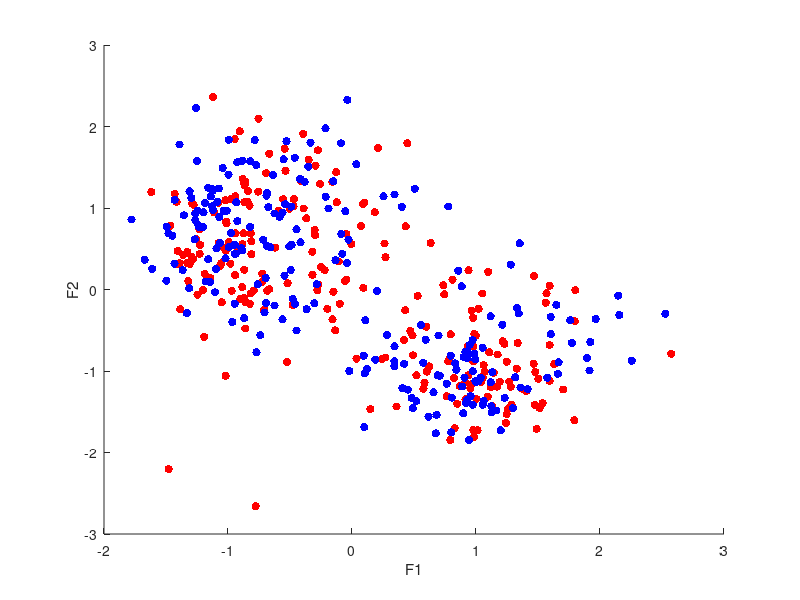

The MATLAB script that drew this image:
clear all
close all
load('formantdata.mat')

[numRowsD, numColsD] = size(D);

colD1 = D(:,1);
colD2 = D(:,end);

%-------------------------- K-Means Clustering --------------------------%
% x = 0;
% y = numRowsD;
r1 = 100;
r2 = 350;
% while r1==r2
%     r1 = floor((y-x).*rand(1,1) + x);
%     r2 = floor((y-x).*rand(1,1) + x);
% end

% initial random means
m1 = [D(r1,1) D(r1,2)];
m2 = [D(r2,1) D(r2,2)];

output = zeros(numRowsD,1);
output1 = ones(numRowsD,1);

iter = 1;
a = 1;
b = 1;

while 1
    m1Count = 0;
    m2Count = 0;
    for i=1:numRowsD
        dist1 = sqrt((D(i,1)-m1(1,1))^2+(D(i,2)-m1(1,2))^2);
        dist2 = sqrt((D(i,1)-m2(1,1))^2+(D(i,2)-m2(1,2))^2);
        if dist1>=dist2
            output1(i) = 1;
        else
            output1(i) = 2;
        end
    end
    for j=1:numRowsD
        if output1(j) == 1;
            m1 = [D(j,1) D(j,2)]+m1;
            m1Count = m1Count+1;
        elseif output1(j) == 2;
            m2 = [D(j,1) D(j,2)] + m2;
            m2Count = m2Count+1;
        end
    end
    m1 = m1/m1Count;
    m2 = m2/m2Count;
    if output == output1
        break;
    elseif iter == numRowsD
        break;
    end
    output = output1;
    
    if output(iter) == 1
        outCol1(a,1) = D(iter,1) ;
        outCol1(a,2) = D(iter,2);
        a=a+1;
    end
    if output(iter) == 2
        outCol2(b,1) = D(iter,1);
        outCol2(b,2) = D(iter,2);
        b=b+1;
    end
    iter = iter+1;
end

figure(1)
scatter(outCol1(:,1),outCol1(:,end),'r','fill')
hold on;
scatter(outCol2(:,1),outCol2(:,end),'b','fill')
xlabel('F1')
ylabel('F2')